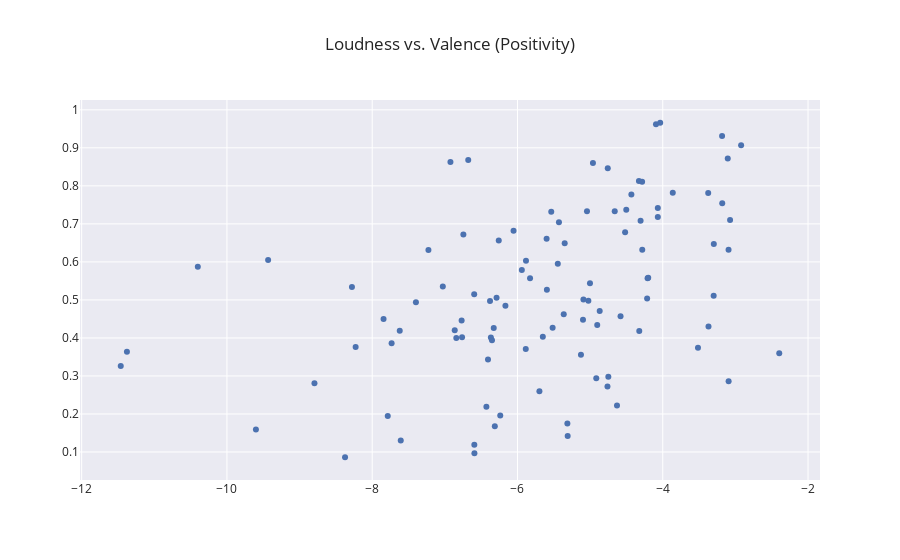

Source (notebook cell):
### Markdown cell above
With Plotly, we can again create a scatterplot using the default settings:

### Code cell
fig = go.Figure(data=go.Scatter(x=df['loudness'], y=df['valence'],mode='markers'))
fig.update_layout(title='Loudness vs. Valence (Positivity)')
fig.layout.template = 'seaborn'
fig.show()
